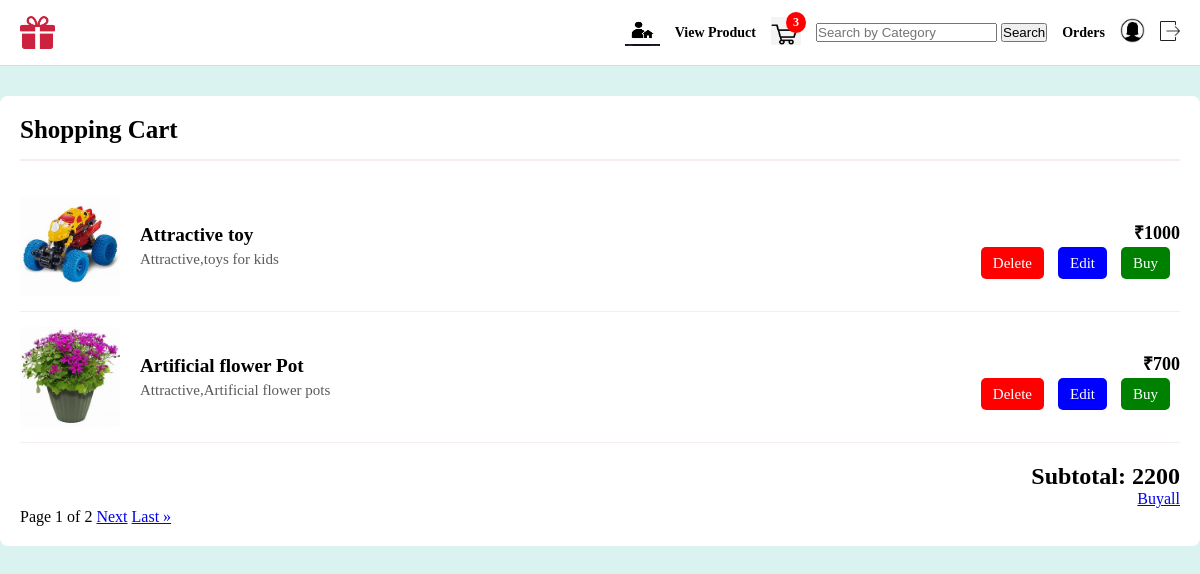
/viewcart (signed in), run on an earlier commit of the app's database.
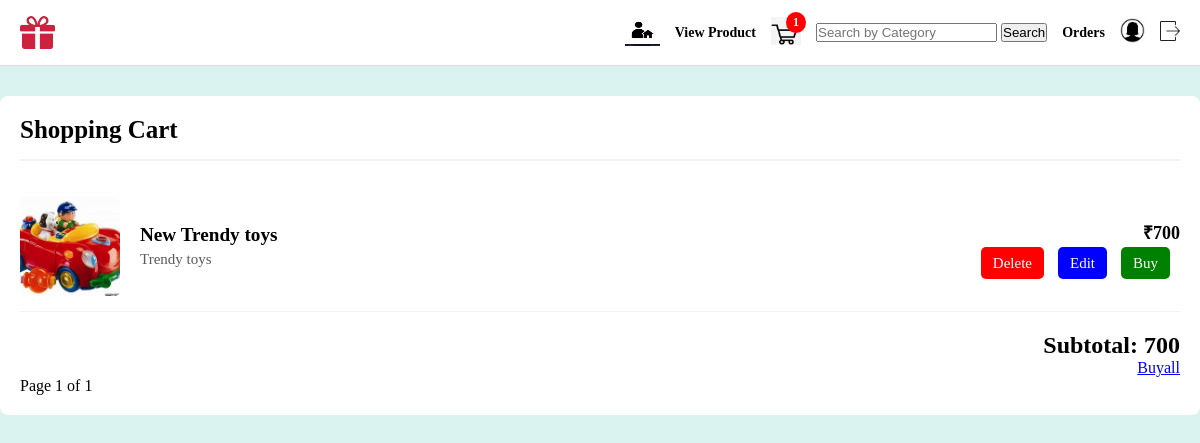
And on a later commit of the database.
### app/models.py (models this page shows)
class Cart(models.Model):
    product_id=models.ForeignKey(Product,on_delete=models.CASCADE)
    user_id=models.ForeignKey(User,on_delete=models.CASCADE)
    quantity=models.IntegerField(default=1,null=True,blank=True)
    size=models.CharField(max_length=100,null=True,blank=True)
    color=models.CharField(max_length=100,null=True,blank=True)

class Product(models.Model):
    product_id=models.ForeignKey(Company,on_delete=models.CASCADE)
    name=models.CharField(max_length=100)
    image=models.FileField(upload_to='media')
    description=models.CharField(max_length=100)
    price=models.IntegerField()
    category=models.CharField(null=True,blank=True,max_length=100)
    product_quantity=models.IntegerField(null=True,blank=True)
    color = models.ManyToManyField(Color)
    size = models.ManyToManyField(Size)

### app/views.py (the view)
# urls.py: path('viewcart',views.viewcart,name='viewcart'),
def viewcart(request):
    user = User.objects.get( user_id=request.user.id)
    data= Cart.objects.filter(user_id=user)
    data2=Cart.objects.filter(user_id=user).count
    total_price=0
    for i in data:
        total_price= total_price+i.product_id.price
    items_per_page=2
    paginator=Paginator(data,items_per_page)
    page=request.GET.get('page',1)
    try:
        data=paginator.page(page)
    except PageNotAnInteger:
        data=paginator.page(1)
    except EmptyPage:
        data=paginator.page(paginator.num_pages)
    context={
        'data':data,
        'total_price':total_price,
        'cartnumber':data2
    }
    return render(request, 'viewcart.html',context)

### templates/viewcart.html (shortened to what this page needs)
{% extends 'userproductview.html' %}
{% block content %}
    <div class="cart-container">
        <div class="cart-header">
            <h1>Shopping Cart</h1>
        </div>
        {% for i in data %}
        <div class="cart-item">
            <img src="{{ i.product_id.image.url }}" alt="{{ i.product_id.name }}">
            <div class="cart-item-info">
                <h2>{{ i.product_id.name }}</h2>
                <p>{{ i.product_id.description }}</p>
            </div>
            <div class="cart-item-actions">
                <p>₹{{ i.product_id.price }}</p>
                <div class="actions">
                    <a href="{% url 'deletecart' id=i.id %}" class="btn-delete">Delete</a>
                    <a href="{% url 'editcart' id=i.id %}" class="btn-edit">Edit</a>
                    <a href="{% url 'buyproduct' id=i.id %}" class="btn-buy">Buy</a>
                </div>
            </div>
        </div>
        {% endfor %}
        <div class="total_price">
            <h2>Subtotal: {{ total_price }}</h2>
            <p><a href="{% url 'buyall' %}">Buyall</a></p>
        </div>
        <div class="pagination">
            <span class="current">Page {{ data.number }} of {{ data.paginator.num_pages }}</span>
            {% if data.has_next %}
            <a href="?page={{ data.next_page_number }}">Next</a>
            <a href="?page={{ data.paginator.num_pages }}">Last &raquo;</a>
            {% endif %}
        </div>
    </div>
{% endblock %}

What changed in the data, as far as the page shows it:
removed Cart: product_id.image (picture), product_id.name "Attractive toy", product_id.description "Attractive,toys for kids", product_id.price "1000"
removed Cart: product_id.image (picture), product_id.name "Artificial flower Pot", product_id.description "Attractive,Artificial flower pots", product_id.price "700"
added Cart: product_id.image (picture), product_id.name "New Trendy toys", product_id.description "Trendy toys", product_id.price "700"
Also different on the page:
{{ cartnumber }}: "3" → "1"
{{ total_price }}: "2200" → "700"
{{ data.paginator.num_pages }}: "2" → "1"
text no longer shown: "Next Last »"
